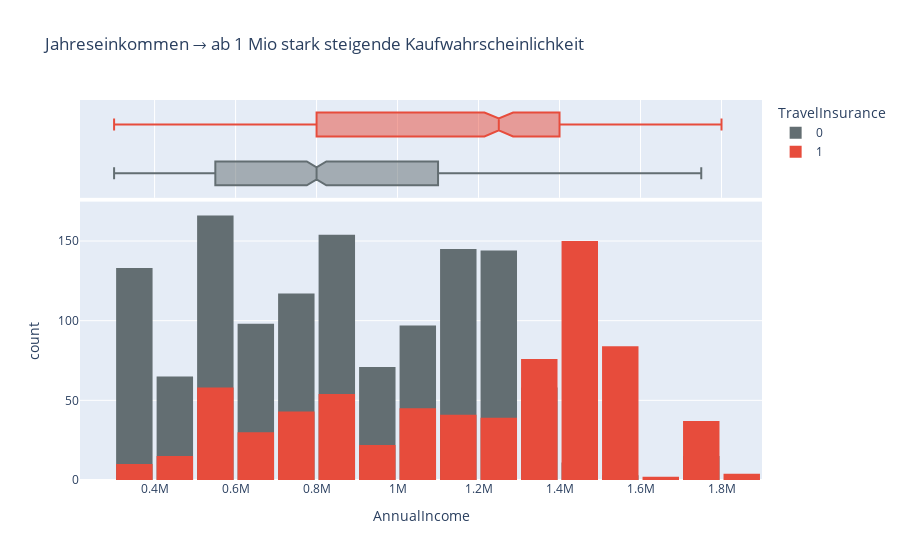
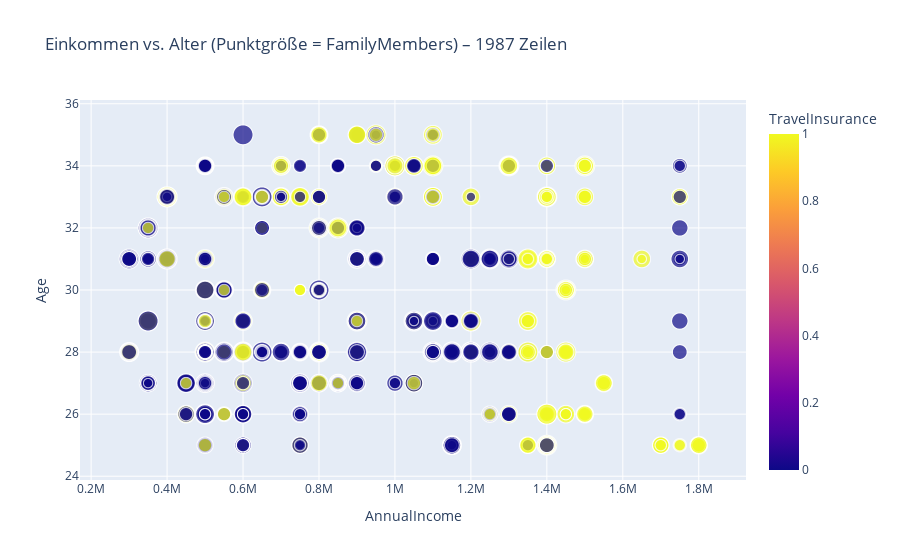

Notebook cell for these charts, in order:
### Code cell
import pandas as pd
import seaborn as sns
import plotly.express as px
import matplotlib.pyplot as plt

# Daten laden – DUPLIKATE BLEIBEN DRIN (1987 Zeilen)
df = pd.read_csv("TravelInsurancePrediction.csv").iloc[:, 1:]

print(f"Datensatz mit allen 1987 Zeilen (inkl. 710 Duplikate) wird verwendet.\n")
print("Begründung: Duplikate sind exakt identisch → sie verfälschen die Visualisierung nicht,")
print("sie machen Muster nur noch deutlicher und sind für Data Understanding unproblematisch.\n")

# 1. Zielvariable
plt.figure(figsize=(7,4))
sns.countplot(data=df, x='TravelInsurance', hue='TravelInsurance', palette='Set2', legend=False)
plt.title('Verteilung TravelInsurance (0=Nein, 1=Ja) – mit allen 1987 Zeilen')
plt.xlabel('TravelInsurance')
plt.ylabel('Anzahl')
plt.show()

# 2. Wichtigste kategorische Features
fig, axes = plt.subplots(2, 2, figsize=(13,10))
cols = ['EverTravelledAbroad', 'FrequentFlyer', 'Employment Type', 'ChronicDiseases']

for ax, col in zip(axes.flat, cols):
    sns.countplot(data=df, x=col, hue='TravelInsurance', palette='husl', ax=ax)
    ax.set_title(col, fontweight='bold')
    ax.legend(title='Kauf', labels=['Nein', 'Ja'])

plt.suptitle('Kaufverhalten nach kategorischen Merkmalen (mit Duplikaten)', fontsize=16)
plt.tight_layout()
plt.show()

# 3. Einkommen (Plotly – interaktiv)
fig = px.histogram(df, x='AnnualIncome', color='TravelInsurance', nbins=25, marginal='box',
                   title='Jahreseinkommen → ab 1 Mio stark steigende Kaufwahrscheinlichkeit',
                   color_discrete_sequence=['#636e72', '#e74c3c'])
fig.update_layout(barmode='overlay', bargap=0.1)
fig.show()

# 4. Scatterplot
fig = px.scatter(df, x='AnnualIncome', y='Age', color='TravelInsurance', size='FamilyMembers',
                 hover_data=['EverTravelledAbroad', 'FrequentFlyer'],
                 title='Einkommen vs. Alter (Punktgröße = FamilyMembers) – 1987 Zeilen')
fig.show()

# 5. Korrelations-Heatmap
df_enc = pd.get_dummies(df, drop_first=True)
plt.figure(figsize=(8,6))
sns.heatmap(df_enc.corr()[['TravelInsurance']].sort_values(by='TravelInsurance', ascending=False),
            annot=True, cmap='RdYlGn_r', center=0, linewidths=1, fmt='.2f')
plt.title('Korrelationsstärke zur Zielvariable (mit allen Duplikaten)')
plt.show()

### Figure 1 — Plotly figure (JSON) as saved in the notebook; plotly's stock layout.template omitted (floating-point values rounded to 4 significant figures; data arrays with more than 128 entries replaced by an {"elided": "..."} marker saying what was removed)
{"data": [{"bingroup": "x", "hovertemplate": "TravelInsurance=0<br>AnnualIncome=%{x}<br>count=%{y}<extra></extra>", "legendgroup": "0", "marker": {"color": "#636e72", "pattern": {"shape": ""}}, "name": "0", "nbinsx": 25, "orientation": "v", "showlegend": true, "type": "histogram", "x": {"elided": "1277 int values"}, "xaxis": "x", "yaxis": "y"}, {"hovertemplate": "TravelInsurance=0<br>AnnualIncome=%{x}<extra></extra>", "legendgroup": "0", "marker": {"color": "#636e72"}, "name": "0", "notched": true, "showlegend": false, "type": "box", "x": {"elided": "1277 int values"}, "xaxis": "x2", "yaxis": "y2"}, {"bingroup": "x", "hovertemplate": "TravelInsurance=1<br>AnnualIncome=%{x}<br>count=%{y}<extra></extra>", "legendgroup": "1", "marker": {"color": "#e74c3c", "pattern": {"shape": ""}}, "name": "1", "nbinsx": 25, "orientation": "v", "showlegend": true, "type": "histogram", "x": {"elided": "710 int values"}, "xaxis": "x", "yaxis": "y"}, {"hovertemplate": "TravelInsurance=1<br>AnnualIncome=%{x}<extra></extra>", "legendgroup": "1", "marker": {"color": "#e74c3c"}, "name": "1", "notched": true, "showlegend": false, "type": "box", "x": {"elided": "710 int values"}, "xaxis": "x2", "yaxis": "y2"}], "layout": {"bargap": 0.1, "barmode": "overlay", "legend": {"title": {"text": "TravelInsurance"}, "tracegroupgap": 0}, "title": {"text": "Jahreseinkommen → ab 1 Mio stark steigende Kaufwahrscheinlichkeit"}, "xaxis": {"anchor": "y", "domain": [0, 1], "title": {"text": "AnnualIncome"}}, "xaxis2": {"anchor": "y2", "domain": [0, 1], "matches": "x", "showgrid": true, "showticklabels": false}, "yaxis": {"anchor": "x", "domain": [0, 0.7326], "title": {"text": "count"}}, "yaxis2": {"anchor": "x2", "domain": [0.7426, 1], "matches": "y2", "showgrid": false, "showline": false, "showticklabels": false, "ticks": ""}}}

### Figure 2 — Plotly figure (JSON) as saved in the notebook; plotly's stock layout.template omitted (floating-point values rounded to 4 significant figures; data arrays with more than 128 entries replaced by an {"elided": "..."} marker saying what was removed)
{"data": [{"customdata": {"elided": "1987x2 str values"}, "hovertemplate": "AnnualIncome=%{x}<br>Age=%{y}<br>FamilyMembers=%{marker.size}<br>EverTravelledAbroad=%{customdata[0]}<br>FrequentFlyer=%{customdata[1]}<br>TravelInsurance=%{marker.color}<extra></extra>", "legendgroup": "", "marker": {"color": {"elided": "1987 int values"}, "coloraxis": "coloraxis", "size": {"elided": "1987 int values"}, "sizemode": "area", "sizeref": 0.0225, "symbol": "circle"}, "mode": "markers", "name": "", "showlegend": false, "type": "scattergl", "x": {"elided": "1987 int values"}, "xaxis": "x", "y": {"elided": "1987 int values"}, "yaxis": "y"}], "layout": {"coloraxis": {"colorbar": {"title": {"text": "TravelInsurance"}}, "colorscale": [[0, "#0d0887"], [0.1111, "#46039f"], [0.2222, "#7201a8"], [0.3333, "#9c179e"], [0.4444, "#bd3786"], [0.5556, "#d8576b"], [0.6667, "#ed7953"], [0.7778, "#fb9f3a"], [0.8889, "#fdca26"], [1, "#f0f921"]]}, "legend": {"itemsizing": "constant", "tracegroupgap": 0}, "title": {"text": "Einkommen vs. Alter (Punktgröße = FamilyMembers) – 1987 Zeilen"}, "xaxis": {"anchor": "y", "domain": [0, 1], "title": {"text": "AnnualIncome"}}, "yaxis": {"anchor": "x", "domain": [0, 1], "title": {"text": "Age"}}}}
